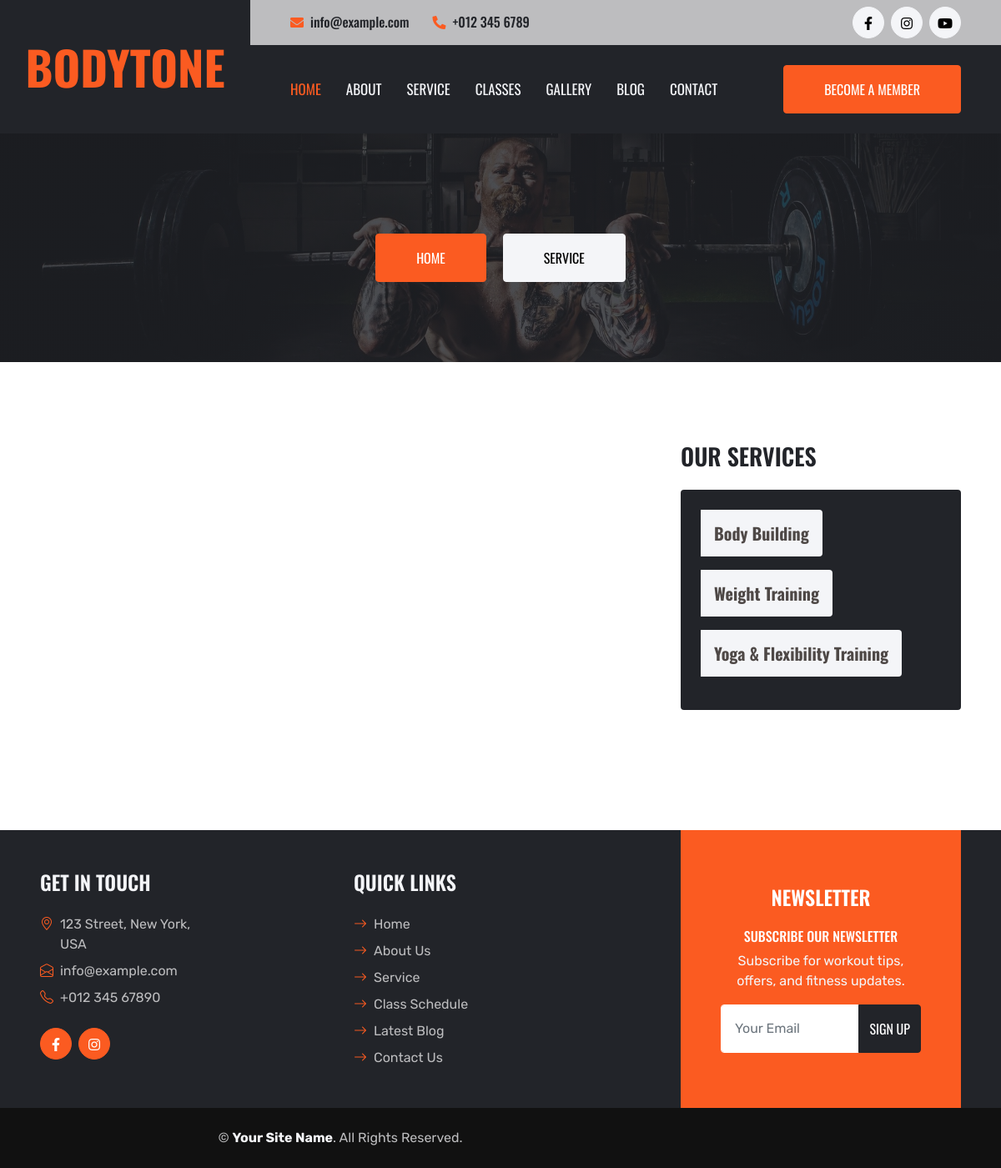
The app's page /service-detail.php with its own data.
### tables this page shows
CREATE TABLE `service` (
  `id` int(11) NOT NULL,
  `name` varchar(255) DEFAULT NULL,
  `photo` varchar(255) DEFAULT NULL,
  `icon` varchar(255) DEFAULT NULL,
  `short_content` text DEFAULT NULL,
  `description` text DEFAULT NULL,
  `delete_status` tinyint(4) DEFAULT 0,
  `created_at` timestamp NOT NULL DEFAULT current_timestamp()
);

### service-detail.php (the view, shortened to what this page needs)
<?php include('include/header.php'); ?>
    <div class="container-fluid bg-primary p-5 bg-hero mb-5">
        <div class="row py-5">
            <div class="col-12 text-center">
                <a href="index.php" class="btn btn-primary py-md-3 px-md-5 me-3">Home</a>
                <a href="service.php" class="btn btn-light py-md-3 px-md-5">Service</a>
            </div>
        </div>
    </div>
    <div class="container-fluid p-5">
        <div class="row g-5">
            <div class="col-lg-8">
                <div class="mb-5">
                </div>
            </div>
            <div class="col-lg-4">
                <div class="mb-5">
                    <h3 class="text-uppercase mb-4">Our Services</h3>
                    <div class="bg-dark rounded p-4">
                         <?php
                        $stmt_ser = $pdo->prepare('SELECT * FROM service WHERE delete_status = 0 ');
                        $stmt_ser ->execute();
                        $cat_ser  =  $stmt_ser->fetchAll();
                        foreach ($cat_ser as $key_ser) {
                         ?>
                        <div class="d-flex overflow-hidden mb-3">
                            <a href="#" onclick="editCategory('<?php echo $key_ser['id'];?>', 'service-detail.php')" style="color: #4e4846;" class="d-flex align-items-center bg-light rounded-end h5 p-3 mb-0"><?php echo $key_ser['name'];?>
                            </a>
                        </div>
                        <?php } ?>
                    </div>
                </div>
            </div>
        </div>
    </div>
   <?php include('include/footer.php'); ?>

### css/style.css (style rules this page uses)
:root { --primary: #FB5B21; --secondary: #BDBDBF; --light: #F4F5F8; --dark: #222429; }
h3, h4, .font-weight-semi-bold { font-weight: 600 !important; }
.btn { font-family: 'Oswald', sans-serif; text-transform: uppercase; transition: .5s; }
.btn-primary { color: #FFFFFF; }
.bg-hero { background: linear-gradient(rgba(34, 36, 41, .8), rgba(34, 36, 41, .8)), url(../img/carousel-1.jpg) top center no-repeat; background-size: cover; }

### records on screen
service: name "Body Building"
service: name "Weight Training"
service: name "Yoga & Flexibility Training"
